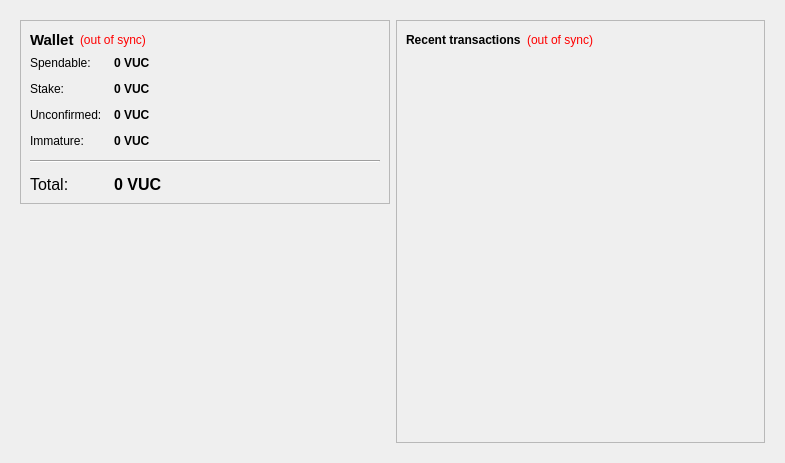
<?xml version="1.0" encoding="UTF-8"?>
<ui version="4.0">
 <class>OverviewPage</class>
 <widget class="QWidget" name="OverviewPage">
  <property name="geometry">
   <rect>
    <x>0</x>
    <y>0</y>
    <width>785</width>
    <height>463</height>
   </rect>
  </property>
  <property name="windowTitle">
   <string>Form</string>
  </property>
  <layout class="QHBoxLayout" name="horizontalLayout" stretch="0">
   <item>
    <widget class="QFrame" name="frameMain">
     <property name="frameShape">
      <enum>QFrame::NoFrame</enum>
     </property>
     <layout class="QHBoxLayout" name="horizontalLayout_3">
      <item>
       <layout class="QVBoxLayout" name="verticalLayout_2">
        <item>
         <widget class="QFrame" name="frame">
          <property name="frameShape">
           <enum>QFrame::StyledPanel</enum>
          </property>
          <property name="frameShadow">
           <enum>QFrame::Plain</enum>
          </property>
          <layout class="QVBoxLayout" name="verticalLayout_4">
           <item>
            <layout class="QHBoxLayout" name="horizontalLayout_4">
             <item>
              <widget class="QLabel" name="label_5">
               <property name="font">
                <font>
                 <pointsize>11</pointsize>
                 <weight>75</weight>
                 <bold>true</bold>
                </font>
               </property>
               <property name="text">
                <string>Wallet</string>
               </property>
              </widget>
             </item>
             <item>
              <widget class="QLabel" name="labelWalletStatus">
               <property name="toolTip">
                <string>The displayed information may be out of date. Your wallet automatically synchronizes with the virtauniquecoin network after a connection is established, but this process has not completed yet.</string>
               </property>
               <property name="styleSheet">
                <string notr="true">QLabel { color: red; }</string>
               </property>
               <property name="text">
                <string notr="true">(out of sync)</string>
               </property>
               <property name="alignment">
                <set>Qt::AlignLeading|Qt::AlignLeft|Qt::AlignVCenter</set>
               </property>
              </widget>
             </item>
             <item>
              <spacer name="horizontalSpacer_2">
               <property name="orientation">
                <enum>Qt::Horizontal</enum>
               </property>
               <property name="sizeHint" stdset="0">
                <size>
                 <width>40</width>
                 <height>20</height>
                </size>
               </property>
              </spacer>
             </item>
            </layout>
           </item>
           <item>
            <layout class="QFormLayout" name="formLayout_2">
             <property name="fieldGrowthPolicy">
              <enum>QFormLayout::AllNonFixedFieldsGrow</enum>
             </property>
             <property name="horizontalSpacing">
              <number>12</number>
             </property>
             <property name="verticalSpacing">
              <number>12</number>
             </property>
             <item row="0" column="0">
              <widget class="QLabel" name="label">
               <property name="text">
                <string>Spendable:</string>
               </property>
              </widget>
             </item>
             <item row="0" column="1">
              <widget class="QLabel" name="labelBalance">
               <property name="font">
                <font>
                 <weight>75</weight>
                 <bold>true</bold>
                </font>
               </property>
               <property name="cursor">
                <cursorShape>IBeamCursor</cursorShape>
               </property>
               <property name="toolTip">
                <string>Your current spendable balance</string>
               </property>
               <property name="text">
                <string notr="true">0 VUC</string>
               </property>
               <property name="textInteractionFlags">
                <set>Qt::LinksAccessibleByMouse|Qt::TextSelectableByKeyboard|Qt::TextSelectableByMouse</set>
               </property>
              </widget>
             </item>
             <item row="1" column="0">
              <widget class="QLabel" name="label_6">
               <property name="text">
                <string>Stake:</string>
               </property>
              </widget>
             </item>
             <item row="1" column="1">
              <widget class="QLabel" name="labelStake">
               <property name="font">
                <font>
                 <weight>75</weight>
                 <bold>true</bold>
                </font>
               </property>
               <property name="cursor">
                <cursorShape>IBeamCursor</cursorShape>
               </property>
               <property name="toolTip">
                <string>Total of coins that was staked, and do not yet count toward the current balance</string>
               </property>
               <property name="text">
                <string notr="true">0 VUC</string>
               </property>
               <property name="textInteractionFlags">
                <set>Qt::LinksAccessibleByMouse|Qt::TextSelectableByKeyboard|Qt::TextSelectableByMouse</set>
               </property>
              </widget>
             </item>
             <item row="2" column="0">
              <widget class="QLabel" name="label_3">
               <property name="text">
                <string>Unconfirmed:</string>
               </property>
              </widget>
             </item>
             <item row="2" column="1">
              <widget class="QLabel" name="labelUnconfirmed">
               <property name="font">
                <font>
                 <weight>75</weight>
                 <bold>true</bold>
                </font>
               </property>
               <property name="cursor">
                <cursorShape>IBeamCursor</cursorShape>
               </property>
               <property name="toolTip">
                <string>Total of transactions that have yet to be confirmed, and do not yet count toward the current balance</string>
               </property>
               <property name="text">
                <string notr="true">0 VUC</string>
               </property>
               <property name="textInteractionFlags">
                <set>Qt::LinksAccessibleByMouse|Qt::TextSelectableByKeyboard|Qt::TextSelectableByMouse</set>
               </property>
              </widget>
             </item>
             <item row="3" column="0">
              <widget class="QLabel" name="labelImmatureText">
               <property name="text">
                <string>Immature:</string>
               </property>
              </widget>
             </item>
             <item row="3" column="1">
              <widget class="QLabel" name="labelImmature">
               <property name="font">
                <font>
                 <weight>75</weight>
                 <bold>true</bold>
                </font>
               </property>
               <property name="toolTip">
                <string>Mined balance that has not yet matured</string>
               </property>
               <property name="text">
                <string notr="true">0 VUC</string>
               </property>
               <property name="textInteractionFlags">
                <set>Qt::LinksAccessibleByMouse|Qt::TextSelectableByKeyboard|Qt::TextSelectableByMouse</set>
               </property>
              </widget>
             </item>
             <item row="4" column="0" colspan="2">
              <widget class="Line" name="line">
               <property name="orientation">
                <enum>Qt::Horizontal</enum>
               </property>
              </widget>
             </item>
             <item row="5" column="0">
              <widget class="QLabel" name="labelTotalText">
               <property name="font">
                <font>
                 <pointsize>12</pointsize>
                </font>
               </property>
               <property name="text">
                <string>Total:</string>
               </property>
              </widget>
             </item>
             <item row="5" column="1">
              <widget class="QLabel" name="labelTotal">
               <property name="font">
                <font>
                 <pointsize>12</pointsize>
                 <weight>75</weight>
                 <bold>true</bold>
                </font>
               </property>
               <property name="cursor">
                <cursorShape>IBeamCursor</cursorShape>
               </property>
               <property name="toolTip">
                <string>Your current total balance</string>
               </property>
               <property name="text">
                <string notr="true">0 VUC</string>
               </property>
               <property name="textInteractionFlags">
                <set>Qt::LinksAccessibleByMouse|Qt::TextSelectableByKeyboard|Qt::TextSelectableByMouse</set>
               </property>
              </widget>
             </item>
            </layout>
           </item>
          </layout>
         </widget>
        </item>
        <item>
         <spacer name="verticalSpacer">
          <property name="orientation">
           <enum>Qt::Vertical</enum>
          </property>
          <property name="sizeHint" stdset="0">
           <size>
            <width>20</width>
            <height>40</height>
           </size>
          </property>
         </spacer>
        </item>
        <item>
         <widget class="QLabel" name="label_7">
          <property name="text">
           <string/>
          </property>
          <property name="pixmap">
           <pixmap resource="../virtauniquecoin.qrc">:/icons/virtauniquecoin</pixmap>
          </property>
         </widget>
        </item>
        <item>
         <widget class="QLabel" name="label_2">
          <property name="text">
           <string/>
          </property>
          <property name="pixmap">
           <pixmap>:/images/wallet</pixmap>
          </property>
         </widget>
        </item>
       </layout>
      </item>
      <item>
       <layout class="QVBoxLayout" name="verticalLayout_3">
        <item>
         <widget class="QFrame" name="frame_2">
          <property name="frameShape">
           <enum>QFrame::StyledPanel</enum>
          </property>
          <property name="frameShadow">
           <enum>QFrame::Plain</enum>
          </property>
          <layout class="QVBoxLayout" name="verticalLayout">
           <item>
            <layout class="QHBoxLayout" name="horizontalLayout_2">
             <item>
              <widget class="QLabel" name="label_4">
               <property name="text">
                <string>&lt;b&gt;Recent transactions&lt;/b&gt;</string>
               </property>
              </widget>
             </item>
             <item>
              <widget class="QLabel" name="labelTransactionsStatus">
               <property name="toolTip">
                <string>The displayed information may be out of date. Your wallet automatically synchronizes with the virtauniquecoin network after a connection is established, but this process has not completed yet.</string>
               </property>
               <property name="styleSheet">
                <string notr="true">QLabel { color: red; }</string>
               </property>
               <property name="text">
                <string notr="true">(out of sync)</string>
               </property>
               <property name="alignment">
                <set>Qt::AlignRight|Qt::AlignTrailing|Qt::AlignVCenter</set>
               </property>
              </widget>
             </item>
             <item>
              <spacer name="horizontalSpacer">
               <property name="orientation">
                <enum>Qt::Horizontal</enum>
               </property>
               <property name="sizeHint" stdset="0">
                <size>
                 <width>40</width>
                 <height>20</height>
                </size>
               </property>
              </spacer>
             </item>
            </layout>
           </item>
           <item>
            <widget class="QListView" name="listTransactions">
             <property name="styleSheet">
              <string notr="true">QListView { background: transparent; }</string>
             </property>
             <property name="frameShape">
              <enum>QFrame::NoFrame</enum>
             </property>
             <property name="verticalScrollBarPolicy">
              <enum>Qt::ScrollBarAlwaysOff</enum>
             </property>
             <property name="horizontalScrollBarPolicy">
              <enum>Qt::ScrollBarAlwaysOff</enum>
             </property>
             <property name="selectionMode">
              <enum>QAbstractItemView::NoSelection</enum>
             </property>
            </widget>
           </item>
          </layout>
         </widget>
        </item>
       </layout>
      </item>
     </layout>
    </widget>
   </item>
  </layout>
 </widget>
 <resources>
  <include location="../virtauniquecoin.qrc"/>
 </resources>
 <connections/>
</ui>
